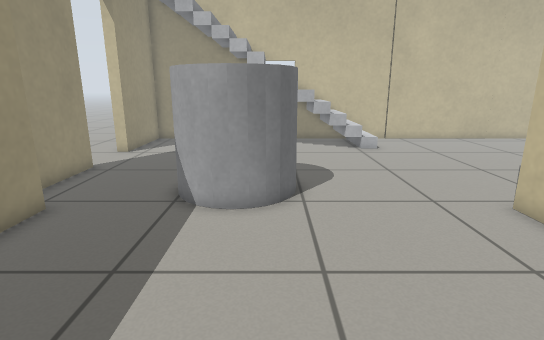
view 1 (above)

18 first-person views from a walk through a robot-simulator world made for Gazebo. The camera is 0.84 m above the floor, tilts 14° down and sees 80° across. The floor is counted in squares, 0.25 m on a side. Each view is taken from the middle of a square. On the plan, view 1 faces up. The plan holds only what a view shows up to about 20 squares ahead; the rest is blank. The place goes on beyond the plan.

view 2
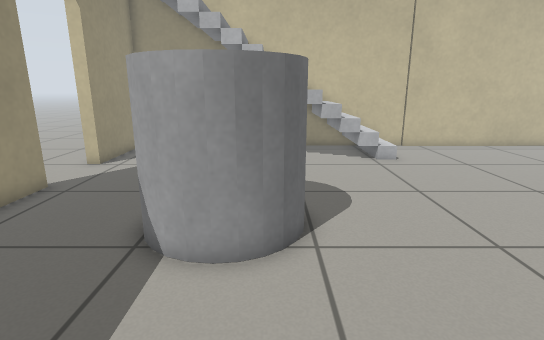

view 3
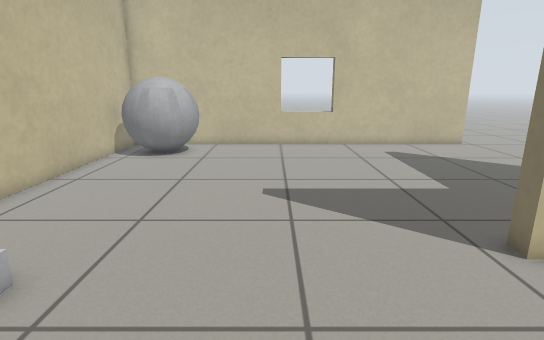

view 4
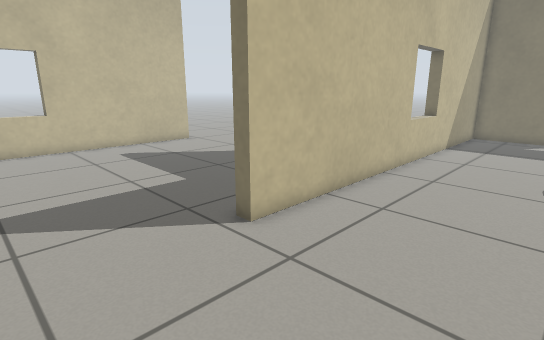

view 5
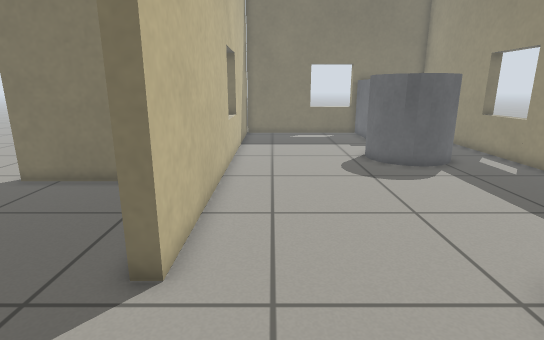

view 6
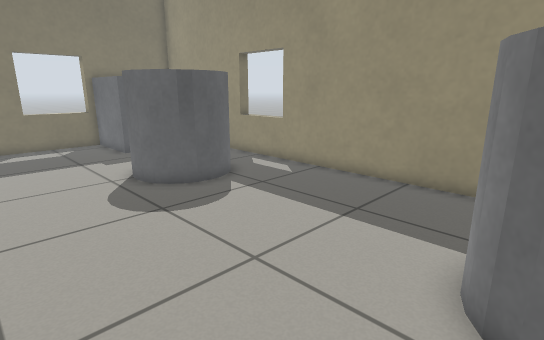

view 7
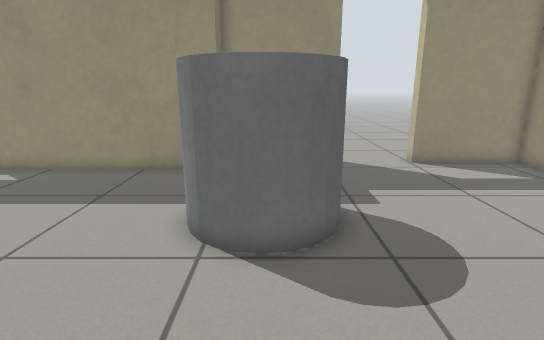

view 8
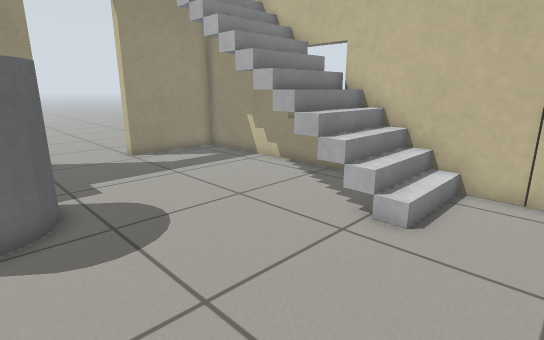

view 9
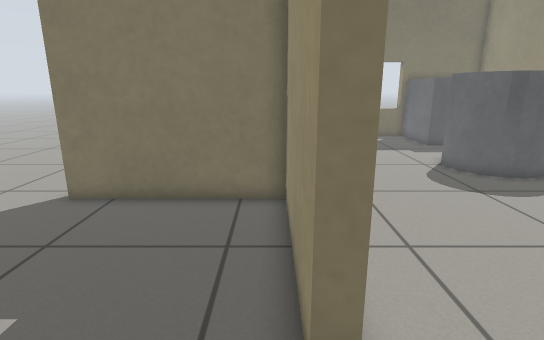

view 10
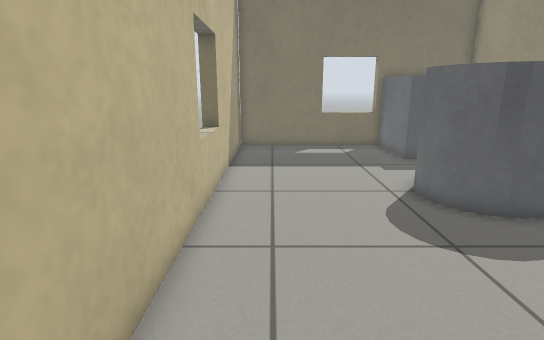

view 11
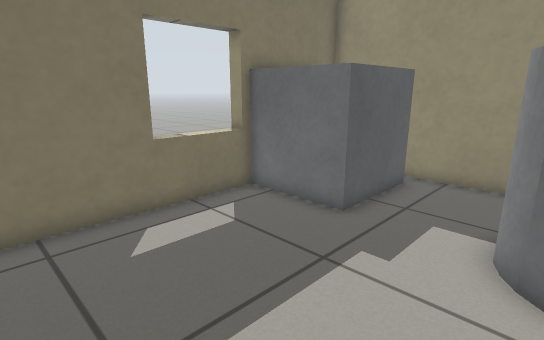

view 12
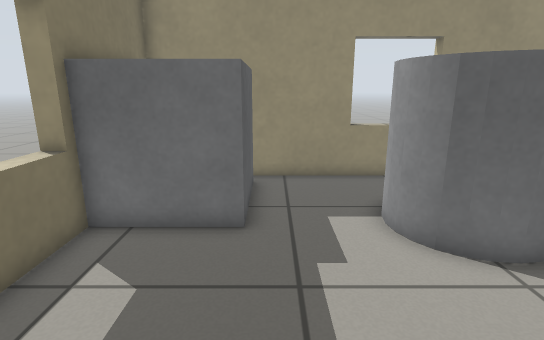

view 13
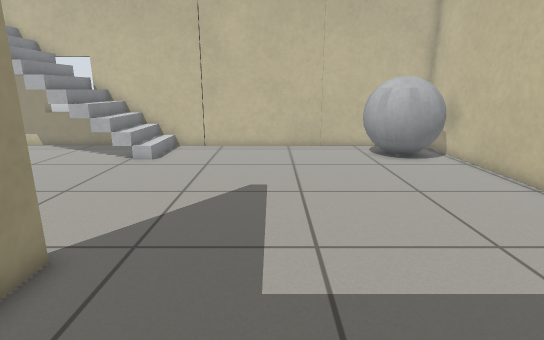

view 14
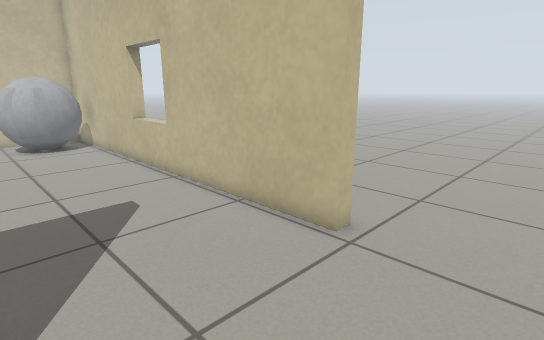

view 15
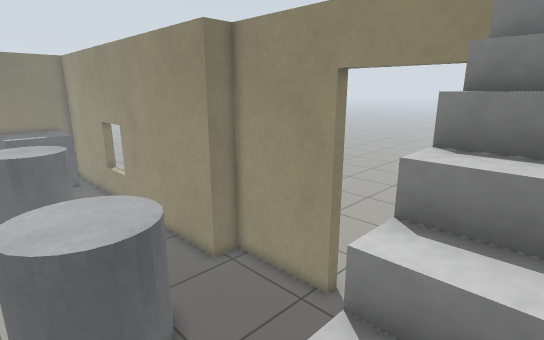

view 16
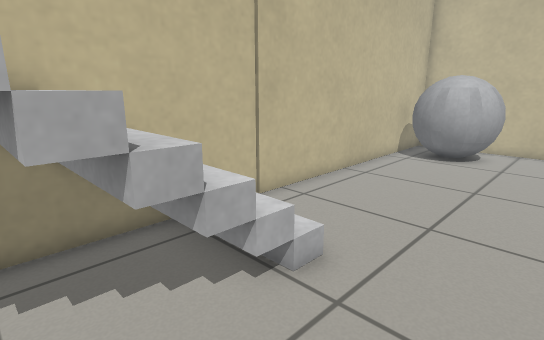

view 17
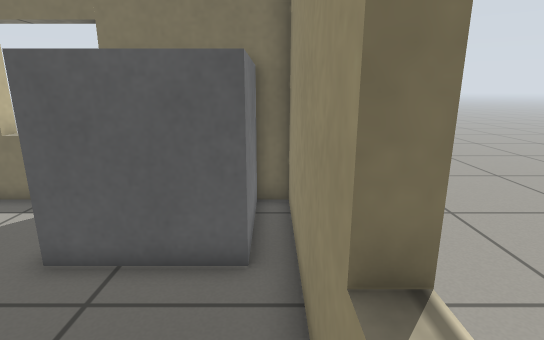

view 18
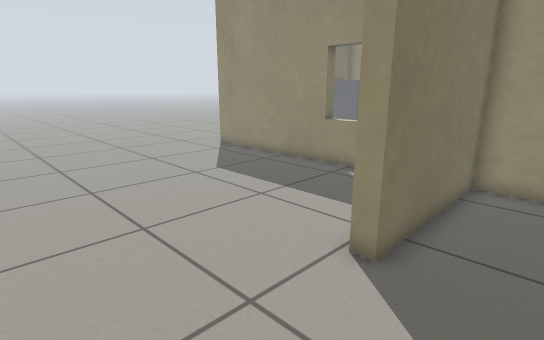

### Floor plan
Points are (right, up) in squares from view 1. A wall is a line through its corners. A room is listed if a view was taken in it or the views show most of it. See-through windows are left out.
Room 1 (views 1, 2, 3, 4, 5, 6, 7, 8, 9, 10, 11, 12, 13, 15, 16, 17, 18)
walls: (-7.9, 14) (-7.9, 8.8) (-6.5, 8.8) (-6.5, -11.6) (6.9, -11.6); (21.3, 2) (21.3, 22.6) (-7.9, 22.6) (-7.9, 17.6); (7, -12.2) (7, 8.8) (7.6, 8.8) (7.6, 2.3) (14.4, 2.3)
ways out: opening at (17.5, 2) to room 2; open door at (-8, 15.5)
objects: grey box (-5, -11) to (-2, -8); grey cylinder (-4, -4) to (0, 0); grey cylinder (-3, 9) to (1, 13); grey ball (17, 18) to (20, 22)
Room 2 (view 14)
walls: (7.6, -2.2) (7.6, -12.1); (14.4, 2.3) (14.4, 1.6); (21.9, 2) (21.3, 2)
ways out: opening at (17.5, 2) to room 1; opening at (23, 1)

Positions as (right, up) in squares from view 1, and headings:
1: (0, 0), facing up
2: (0, 3), facing up
3: (1, 14), facing right
4: (1, 14), facing down-right
5: (5, 14), facing down
6: (5, 10), facing down-left
7: (7, 11), facing left
8: (9, 11), facing up-left
9: (8, 12), facing down
10: (5, 8), facing down
11: (6, -3), facing down-left
12: (6, -7), facing left
13: (12, 3), facing up
14: (15, -2), facing up-right
15: (1, 20), facing down-left
16: (1, 15), facing up-right
17: (-6, -2), facing down
18: (20, 5), facing down-left
